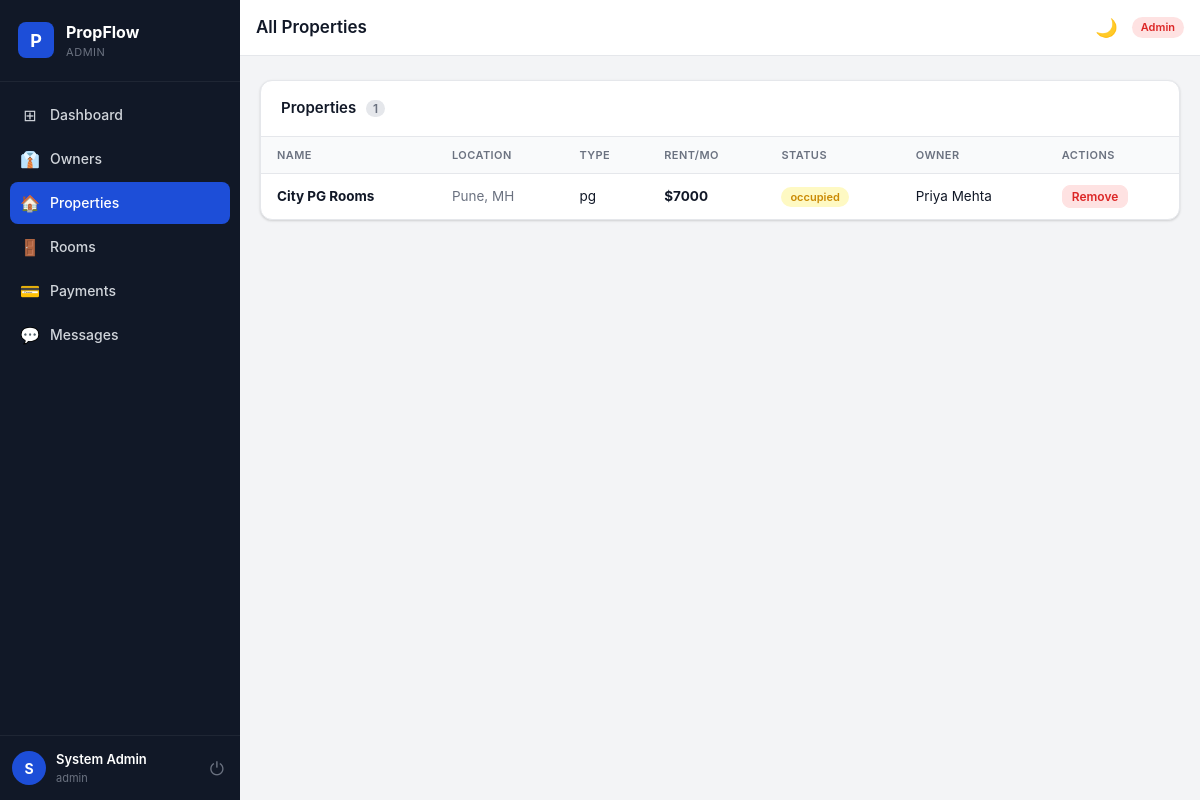
The page /admin/properties (signed in) on the database as committed earlier.
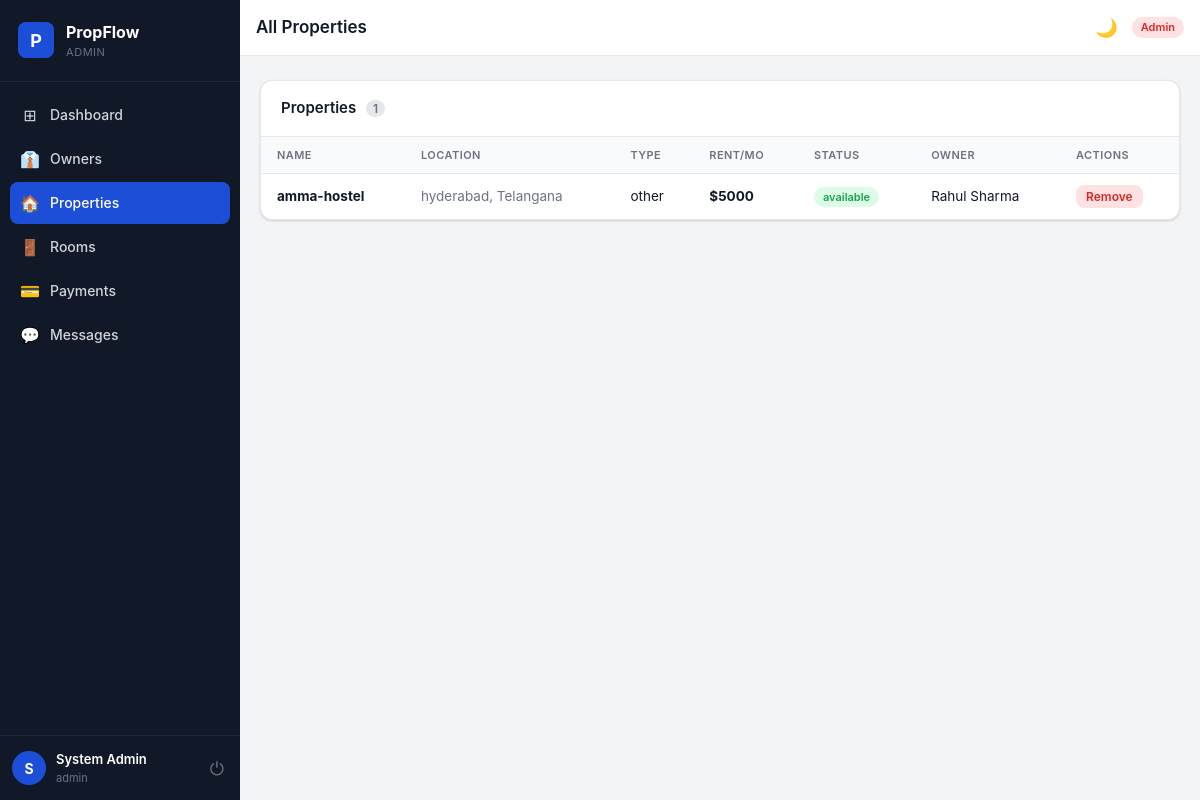
The same page on the database as committed later.
### models.py (models this page shows, shortened)
class Property(db.Model):
    __tablename__ = "properties"
    id            = db.Column(db.Integer, primary_key=True)
    name          = db.Column(db.String(200), nullable=False)
    address       = db.Column(db.Text,        nullable=False)
    city          = db.Column(db.String(100), nullable=False)
    state         = db.Column(db.String(50),  nullable=True)
    zip_code      = db.Column(db.String(20),  nullable=True)
    unit_number   = db.Column(db.String(50),  nullable=True)
    property_type = db.Column(db.String(50),  default="apartment")
    bedrooms      = db.Column(db.Integer,     nullable=True)
    bathrooms     = db.Column(db.Integer,     nullable=True)
    area_sqft     = db.Column(db.Float,       nullable=True)
    monthly_rent  = db.Column(db.Numeric(10, 2), nullable=False)
    description   = db.Column(db.Text,        nullable=True)
    status        = db.Column(db.String(20),  default="available", nullable=False)
    owner_id      = db.Column(db.Integer,
                               db.ForeignKey("users.id", ondelete="CASCADE"),
                               nullable=False)
    is_deleted    = db.Column(db.Boolean, default=False, nullable=False)
    created_at    = db.Column(db.DateTime, default=now_utc)
    updated_at    = db.Column(db.DateTime, default=now_utc, onupdate=now_utc)
    owner    = db.relationship("User",           back_populates="properties", foreign_keys=[owner_id])
    tenants  = db.relationship("PropertyTenant", back_populates="property",   lazy="dynamic")
    payments = db.relationship("Payment",        back_populates="property",   lazy="dynamic")
    rooms    = db.relationship("Room",           back_populates="prop",       lazy="dynamic")
    __table_args__ = (
        Index("ix_properties_owner_id",  "owner_id"),
        Index("ix_properties_status",    "status"),
    )

class User(UserMixin, db.Model):
    __tablename__ = "users"
    id            = db.Column(db.Integer, primary_key=True)
    phone         = db.Column(db.String(30),  unique=True, nullable=False)
    full_name     = db.Column(db.String(150), nullable=False)
    password_hash = db.Column(db.String(255), nullable=False)
    role          = db.Column(db.String(10),  nullable=False, default="tenant")  # admin|owner|tenant
    is_active     = db.Column(db.Boolean, default=True,  nullable=False)
    owner_id      = db.Column(db.Integer,
                               db.ForeignKey("users.id", ondelete="SET NULL"),
                               nullable=True)
    created_at    = db.Column(db.DateTime, default=now_utc, nullable=False)
    updated_at    = db.Column(db.DateTime, default=now_utc, onupdate=now_utc, nullable=False)
    owned_tenants     = db.relationship(
        "User", foreign_keys=[owner_id],
        backref=db.backref("owner_user", remote_side=[id]),
        lazy="dynamic"
    )
    properties        = db.relationship("Property",       back_populates="owner",
                                        foreign_keys="Property.owner_id",    lazy="dynamic")
    tenancies         = db.relationship("PropertyTenant", back_populates="tenant",
                                        foreign_keys="PropertyTenant.tenant_id", lazy="dynamic")
    payments          = db.relationship("Payment",        back_populates="tenant",
                                        foreign_keys="Payment.tenant_id",    lazy="dynamic")
    notifications     = db.relationship("Notification",   back_populates="user",   lazy="dynamic")
    sent_messages     = db.relationship("Message", back_populates="sender",
                                        foreign_keys="Message.sender_id",    lazy="dynamic")
    received_messages = db.relationship("Message", back_populates="receiver",
                                        foreign_keys="Message.receiver_id",  lazy="dynamic")
    room_assignments  = db.relationship("RoomTenant", back_populates="tenant",
                                        foreign_keys="RoomTenant.tenant_id", lazy="dynamic")
    __table_args__ = (
        Index("ix_users_phone", "phone"),
        Index("ix_users_role",  "role"),
        Index("ix_users_owner_role", "owner_id", "role"),
    )

### routes/admin.py (the view)
@admin_bp.route("/properties")
@login_required
@role_required("admin")
def properties():
    props  = Property.query.filter_by(is_deleted=False).order_by(Property.created_at.desc()).all()
    owners = User.query.filter_by(role="owner", is_active=True).all()
    return render_template("admin/properties.html", properties=props, owners=owners)

### routes/__init__.py (called while the page is built)
def role_required(*roles):
    def decorator(f):
        @wraps(f)
        def decorated(*args, **kwargs):
            if not current_user.is_authenticated:
                if request.path.startswith("/api/") or request.is_json:
                    return jsonify({"error": "Login required"}), 401
                return redirect(url_for("auth.login"))
            if current_user.role not in roles:
                if request.path.startswith("/api/") or request.is_json:
                    return jsonify({"error": "Access denied"}), 403
                abort(403)
            return f(*args, **kwargs)
        return decorated
    return decorator

### templates/admin/properties.html (shortened to what this page needs)
{% extends "base.html" %}
{% block page_title %}All Properties{% endblock %}
{% block content %}
<div class="card">
  <div class="card-header">
    <h2>Properties <span class="badge-count">{{ properties|length }}</span></h2>
  </div>
  <div class="table-wrap">
    <table class="table">
      <thead><tr><th>Name</th><th>Location</th><th>Type</th><th>Rent/mo</th><th>Status</th><th>Owner</th><th>Actions</th></tr></thead>
      <tbody>
        {% for p in properties %}
        <tr>
          <td><strong>{{ p.name }}</strong>{% if p.unit_number %} <span class="text-muted">#{{ p.unit_number }}</span>{% endif %}</td>
          <td class="text-muted">{{ p.city }}{% if p.state %}, {{ p.state }}{% endif %}</td>
          <td>{{ p.property_type }}</td>
          <td><strong>${{ "%.0f"|format(p.monthly_rent) }}</strong></td>
          <td><span class="badge badge-{{ 'completed' if p.status=='available' else 'pending' if p.status=='occupied' else 'overdue' }}">{{ p.status }}</span></td>
          <td>{{ p.owner.full_name if p.owner else '—' }}</td>
          <td>
            <form method="POST" action="{{ url_for('admin.delete_property', pid=p.id) }}" onsubmit="return confirm('Remove property?')">
              <button class="btn btn-danger btn-xs">Remove</button>
            </form>
          </td>
        </tr>
        {% else %}
        <tr><td colspan="7" class="text-center text-muted py-32">No properties yet.</td></tr>
        {% endfor %}
      </tbody>
    </table>
  </div>
</div>
{% endblock %}

Rows that differ between the two databases and show on the page:
no longer on this page (row edited): Property: name "City PG Rooms", city "Pune", state "MH", property_type "pg", monthly_rent "7000", status "occupied", owner "Priya Mehta"
added Property: name "amma-hostel", city "hyderabad", state "Telangana", property_type "other", monthly_rent "5000", status "available", owner "Rahul Sharma"
